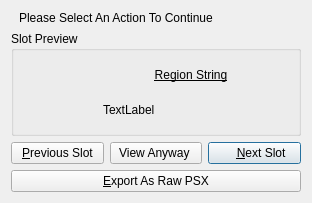
<?xml version="1.0" encoding="UTF-8"?>
<ui version="4.0">
 <class>errbox</class>
 <widget class="QDialog" name="errbox">
  <property name="windowModality">
   <enum>Qt::ApplicationModal</enum>
  </property>
  <property name="geometry">
   <rect>
    <x>0</x>
    <y>0</y>
    <width>312</width>
    <height>186</height>
   </rect>
  </property>
  <property name="sizePolicy">
   <sizepolicy hsizetype="Preferred" vsizetype="Preferred">
    <horstretch>0</horstretch>
    <verstretch>0</verstretch>
   </sizepolicy>
  </property>
  <property name="windowTitle">
   <string>Non Final Fantasy VII Slot Detected</string>
  </property>
  <property name="windowIcon">
   <iconset resource="images.qrc">
    <normaloff>:/icon/bchoco</normaloff>:/icon/bchoco</iconset>
  </property>
  <property name="styleSheet">
   <string notr="true">/*QLabel:enabled,QGroupBox:enabled{background-color: rgba(10,10,10,16);font:;color:rgb(255,255,255);}

QWidget:disabled,QLabel:disabled{font:;color:rgb(74, 80, 73);background-color:rgba(48, 47, 47,128);}

QDialog{
background-color:rgb(48,47,47);
selection-background-color: rgba(34, 201, 247, 128);
selection-color: rgb(255,255,255);
}
QPushButton:enabled {  
    border:3px solid; 
	border-left-color: qlineargradient(spread:pad, x1:0, y1:0, x2:1, y2:0, stop:0 rgba(123, 123, 123, 192), stop:1 rgba(172, 172, 172, 192));
	border-right-color: qlineargradient(spread:pad, x1:0, y1:0, x2:1, y2:0, stop:0 rgba(123, 123, 123, 192), stop:1 rgba(172, 172, 172, 192));
	border-bottom-color: rgba(172, 172, 172,192);
	border-top-color: rgba(172, 172, 172,192);
    background-color: qlineargradient(spread:pad, x1:0.5, y1:0.00568182, x2:0.497, y2:1, stop:0 rgba(32, 31, 31, 128), stop:0.5 rgba(106, 106, 106, 128), stop:1 rgba(32, 31, 31,128));
	border-radius: 5px;
	font::;color:rgb(255,255,255);
}*/</string>
  </property>
  <layout class="QVBoxLayout" name="verticalLayout_2">
   <item>
    <widget class="QLabel" name="label">
     <property name="text">
      <string>Please Select An Action To Continue</string>
     </property>
     <property name="indent">
      <number>8</number>
     </property>
    </widget>
   </item>
   <item>
    <widget class="QGroupBox" name="groupBox">
     <property name="title">
      <string>Slot Preview</string>
     </property>
     <layout class="QHBoxLayout" name="horizontalLayout_2">
      <item>
       <widget class="QLabel" name="lbl_icon">
        <property name="minimumSize">
         <size>
          <width>64</width>
          <height>64</height>
         </size>
        </property>
        <property name="maximumSize">
         <size>
          <width>64</width>
          <height>64</height>
         </size>
        </property>
        <property name="text">
         <string/>
        </property>
        <property name="scaledContents">
         <bool>true</bool>
        </property>
       </widget>
      </item>
      <item>
       <layout class="QVBoxLayout" name="verticalLayout_3">
        <item>
         <widget class="QLabel" name="label_2">
          <property name="font">
           <font>
            <underline>true</underline>
           </font>
          </property>
          <property name="text">
           <string>Region String</string>
          </property>
          <property name="alignment">
           <set>Qt::AlignCenter</set>
          </property>
         </widget>
        </item>
        <item>
         <widget class="QLabel" name="lbl_regionstring">
          <property name="text">
           <string>TextLabel</string>
          </property>
          <property name="indent">
           <number>10</number>
          </property>
         </widget>
        </item>
       </layout>
      </item>
     </layout>
    </widget>
   </item>
   <item>
    <layout class="QVBoxLayout" name="verticalLayout">
     <property name="spacing">
      <number>-1</number>
     </property>
     <item>
      <layout class="QHBoxLayout" name="horizontalLayout">
       <item>
        <widget class="QPushButton" name="btn_prev">
         <property name="sizePolicy">
          <sizepolicy hsizetype="Preferred" vsizetype="Fixed">
           <horstretch>0</horstretch>
           <verstretch>0</verstretch>
          </sizepolicy>
         </property>
         <property name="text">
          <string>&amp;Previous Slot</string>
         </property>
         <property name="icon">
          <iconset resource="images.qrc">
           <normaloff>:/icon/prev</normaloff>:/icon/prev</iconset>
         </property>
         <property name="shortcut">
          <string>Alt+Left</string>
         </property>
        </widget>
       </item>
       <item>
        <widget class="QPushButton" name="btn_view">
         <property name="text">
          <string>View Anyway </string>
         </property>
         <property name="icon">
          <iconset resource="images.qrc">
           <normaloff>:/icon/quit</normaloff>:/icon/quit</iconset>
         </property>
        </widget>
       </item>
       <item>
        <widget class="QPushButton" name="btn_next">
         <property name="layoutDirection">
          <enum>Qt::RightToLeft</enum>
         </property>
         <property name="autoFillBackground">
          <bool>false</bool>
         </property>
         <property name="text">
          <string>    &amp;Next Slot</string>
         </property>
         <property name="icon">
          <iconset resource="images.qrc">
           <normaloff>:/icon/next</normaloff>:/icon/next</iconset>
         </property>
         <property name="shortcut">
          <string>Alt+Right</string>
         </property>
         <property name="default">
          <bool>true</bool>
         </property>
         <property name="flat">
          <bool>false</bool>
         </property>
        </widget>
       </item>
      </layout>
     </item>
     <item>
      <widget class="QPushButton" name="btn_export">
       <property name="text">
        <string>&amp;Export As Raw PSX</string>
       </property>
       <property name="icon">
        <iconset resource="images.qrc">
         <normaloff>:/icon/psxmc</normaloff>:/icon/psxmc</iconset>
       </property>
      </widget>
     </item>
    </layout>
   </item>
  </layout>
 </widget>
 <resources>
  <include location="images.qrc"/>
 </resources>
 <connections/>
</ui>
